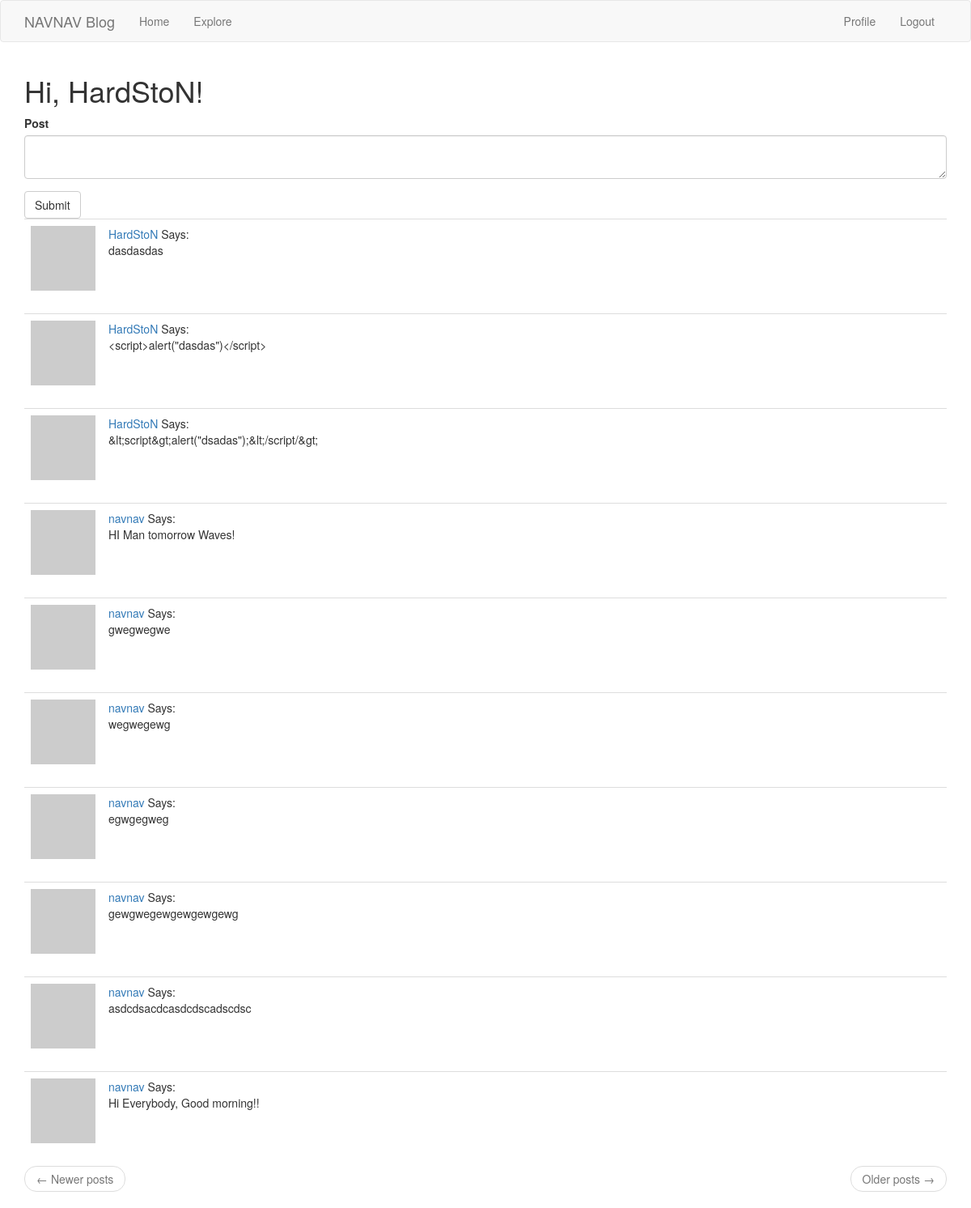
The app's page /home (signed in) with its own data.
### blog_app/models.py (models this page shows, shortened)
class User(UserMixin, db.Model):
    id = db.Column(db.Integer, primary_key=True)
    username = db.Column(db.String(64), index=True, unique=True)
    email = db.Column(db.String(120), index=True, unique=True)
    password_hash = db.Column(db.String(128))
    posts = db.relationship('Post', backref='author', lazy='dynamic')
    about_me = db.Column(db.String(140))
    last_seen = db.Column(db.DateTime, default=datetime.utcnow())
    followed = db.relationship('User',
                               secondary=followers,
                               primaryjoin=(followers.c.follower_id == id),
                               secondaryjoin=(followers.c.followed_id == id),
                               backref=db.backref('followers', lazy='dynamic'),
                               lazy='dynamic'
                               )
    def avatar(self, size):
        digest = md5(self.email.lower().encode('utf-8')).hexdigest()
        return 'https://www.gravatar.com/avatar/{}?d=identicon&s={}'.format(digest, size)
    def followed_posts(self):
        followed = Post.query.join(
            followers, (followers.c.followed_id == Post.user_id)).filter(followers.c.follower_id == self.id)
        own = Post.query.filter_by(user_id=self.id)
        return followed.union(own).order_by(Post.timestamp.desc())

class Post(db.Model):
    id = db.Column(db.Integer, primary_key=True)
    body = db.Column(db.String(140))
    timestamp = db.Column(db.Integer, index=True, default=datetime.utcnow())
    user_id = db.Column(db.Integer, db.ForeignKey('user.id'))

### blog_app/routes.py (the view)
@app.route('/home', methods=['GET', 'POST'])
@login_required
def home():
    form = PostForm()
    if form.validate_on_submit():
        post = Post(body=form.post.data, author=current_user)
        db.session.add(post)
        db.session.commit()
        flash('Posted!')
        return redirect(url_for('home'))
    page = request.args.get('page', 1, type=int)
    posts = current_user.followed_posts().paginate(page, app.config['POSTS_PER_PAGE'], False)
    next_url = url_for('home', page=posts.next_num) if posts.has_next else None
    prev_url = url_for('home', page=posts.prev_num) if posts.has_prev else None
    return render_template('home.html', title='Home', posts=posts.items, form=form, next_url=next_url,
                           prev_url=prev_url)

### blog_app/forms.py
class PostForm(FlaskForm):
    post = TextAreaField('Post', validators=[DataRequired(), Length(min=5, max=140)])
    submit = SubmitField('Submit')

### blog_app/models.py (called while the page is built)
@login.user_loader
def load_user(id):
    return User.query.get(int(id))

### blog_app/routes.py (called while the page is built)
@app.before_request
def before_request():
    if current_user.is_authenticated:
        current_user.last_seen = datetime.utcnow()
        db.session.commit()

### blog_app/templates/home.html
{% extends 'base.html' %}
{% import 'bootstrap/wtf.html' as wtf %}
{% block app_content %}
	<h1>Hi, {{ current_user.username }}!</h1>
    {% if form %}
    {{ wtf.quick_form(form) }}
    {% endif %}
    {% for post in posts %}
        {% include '_post.html' %}
    {% endfor %}
    <nav aria-label="...">
        <ul class="pager">
            <li class="previous{% if not prev_url %} disabled{% endif %}">
                <a href="{{ prev_url or '#' }}">
                    <span aria-hidden="true">&larr;</span> Newer posts
                </a>
            </li>
            <li class="next{% if not next_url %} disabled{% endif %}">
                <a href="{{ next_url or '#' }}">
                    Older posts <span aria-hidden="true">&rarr;</span>
                </a>
            </li>
        </ul>
    </nav>
{% endblock %}

### blog_app/templates/_post.html (shortened to what this page needs)
<table class="table table-hover">
    <tr>
        <td width="70px">
            <a href="{{ url_for('user', username=post.author.username) }}">
                <img src="{{ post.author.avatar(70) }}"></td>
        <td>
            <a href="{{ url_for('user', username=post.author.username) }}">
                {{ post.author.username }}
            </a>
            Says:<br>{{ post.body }}
        </td>
    </tr>
</table>

### records on screen
User: username "HardStoN"
Post: author.username "HardStoN", body "dasdasdas"
Post: author.username "HardStoN", body "<script>alert(\"dasdas\")</script>"
Post: author.username "HardStoN", body "&lt;script&gt;alert(\"dsadas\");&lt;/script/&gt;"
Post: author.username "navnav", body "HI Man tomorrow Waves!"
Post: author.username "navnav", body "gwegwegwe"
Post: author.username "navnav", body "wegwegewg"
Post: author.username "navnav", body "egwgegweg"
Post: author.username "navnav", body "gewgwegewgewgewgewg"
Post: author.username "navnav", body "asdcdsacdcasdcdscadscdsc"
Post: author.username "navnav", body "Hi Everybody, Good morning!!"
